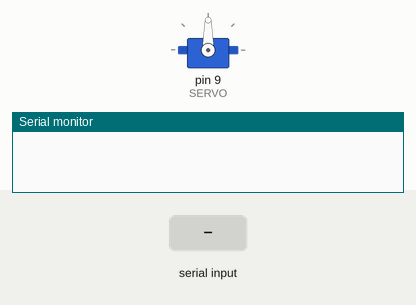
This sketch was run on a simulated Arduino Uno, built with avr-gcc and run on an emulated ATmega328P. Parts: servo, the last lines printed to the serial monitor. The inputs (shaded band) are chosen by the test bench.

Above: at 1.2 s.
1.3 s: "." received over the second serial link
At 1.8 s:
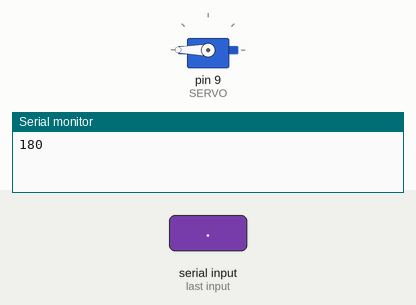
Timing chart, 0 to 4.3 s (numbered marks = the images above; inputs shaded):
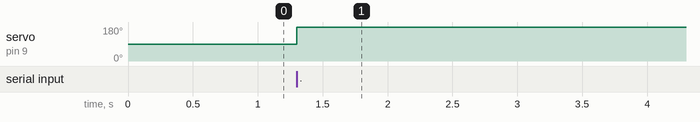

The sketch:

sketch_jan19a.ino
```cpp
#include <Servo.h>
#include <SoftwareSerial.h>

#define BT_RX 7
#define BT_TX 8
#define SERVO 9

SoftwareSerial HM10(BT_RX,BT_TX); //RX(7 pin)-> HM10(TX), TX(8 pin) -> HM10(RX)
Servo mServo; //서보 변수 선언
String text = "";
void setup() {
  Serial.begin(9600);
  HM10.begin(9600);
  mServo.attach(SERVO);
}

void loop() {
  if(HM10.available()){
    char c = (char) HM10.read();
    //만약 문자열의 끝을 알리는 '.'이 온다면, 문자를 그만 읽고 각도를 출력한다.
    if(c == '.'){
      String degree = text.substring(0,text.length());
      int realDegree = (180 - degree.toInt());
      Serial.println(realDegree);
      text = "";
      //각도를 조절하는 함수
      mServo.write(realDegree);
      delay(900);

      //각도 조절이 끝나면 ack를 전송한다.
      String ACK = degree + "/ack";
      HM10.write((uint8_t *)ACK.c_str(), ACK.length());

      //각도 조절이 끝나면 각도를 초기화 한다.
      degree = "";
      // 끝이 아니라면 문자를 계속 읽어 문자열을 만든다.
    }else{
      text += c;
    }
  }

  if(Serial.available()){
    HM10.write(Serial.read());
  }
}
```

Measured:
- after the input at 1.3 s, servo on pin 9 (SERVO): 90° → 180° at once
